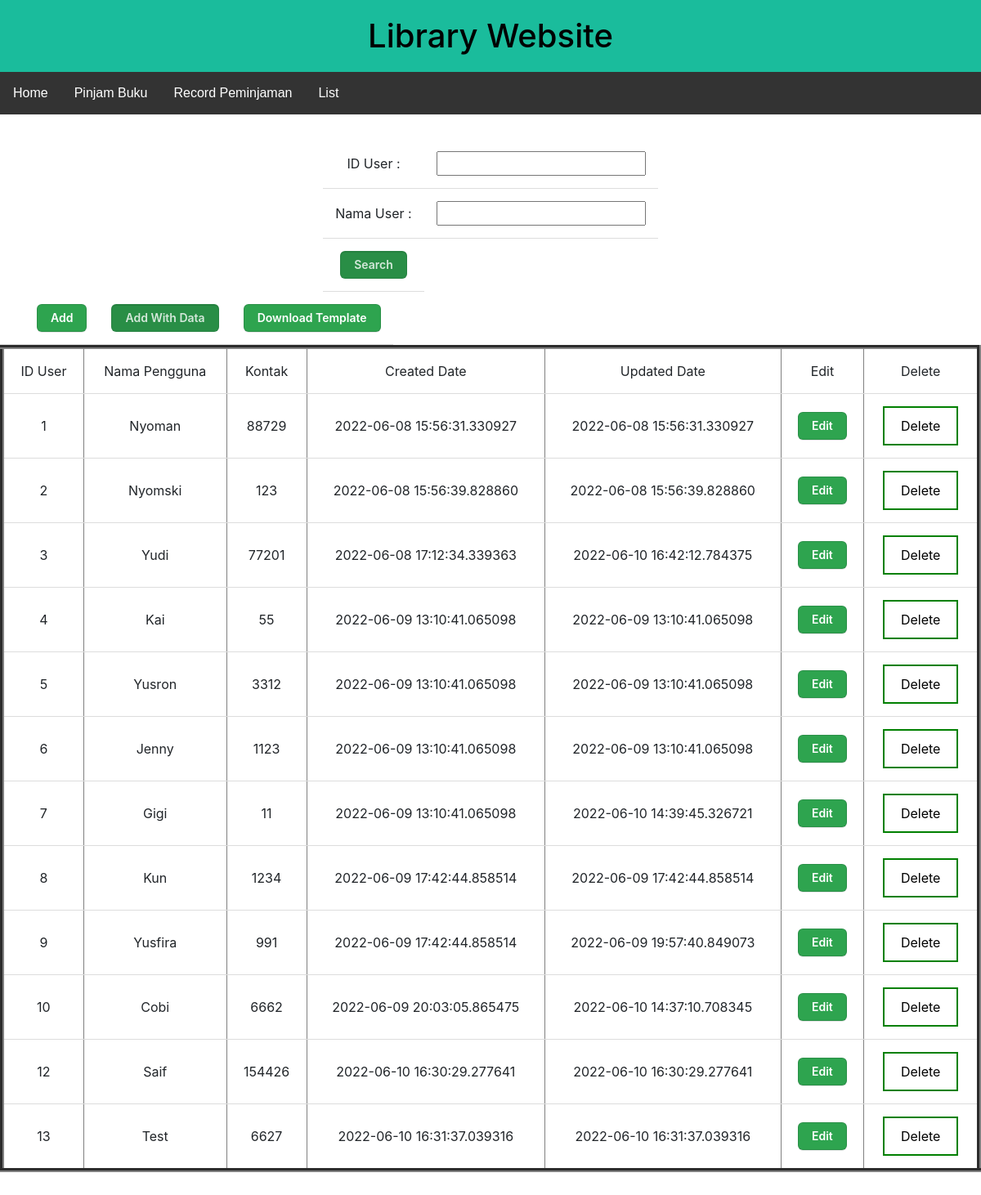
Page /viewUser on the committed database.
### app/user/UserModel.py (models this page shows, shortened)
class user(db.Model):
    id_user = db.Column(db.Integer, primary_key=True, autoincrement=True)
    nama_user = db.Column(db.String(99), nullable=False)
    kontak = db.Column(db.String(99), nullable=False)
    flag = db.Column(db.String(2), nullable=False)
    created_date = db.Column(db.DateTime, nullable=False)
    updated_date = db.Column(db.DateTime, nullable=False)

### app/user/UserView.py (the view)
@user_bp.route('/viewUser')
def viewUser():
    return UserController.viewUser()

### app/user/UserController.py (called while the page is built)
def viewUser():
    rows = user.query.filter(user.flag=="Y").all()
    return render_template("user/ListUser.html", datas=rows)
    db.session.close()

### app/templates/user/ListUser.html (shortened to what this page needs)
<!DOCTYPE html>
<html>
<head>
</head>
<body>
{% extends 'awal/Awal.html'%}
{% block content %}
  <form name="searchForm" method="post" action='{{url_for("user_bp.searchUser")}}'>
    <table id="table-inputSearch">
      <tr><td>ID User : </td><td><input type="text" name="idUser" id="id"></td></tr>
      <tr><td>Nama User : </td><td><input type="text" name="namaUser" id="jdl"></td></tr>
      <tr>
        <td><input class="btn-search" type="submit" value="Search"></td>
      </tr>
    </table>
  </form>
  <table>
    <tr>
      <td>
        <td><button class="btn-addFile" data-toggle="modal" data-target="#modalAdd">Add</button></td>
        <td><button id="btn-addFile" class="btn-add" data-toggle="modal" data-target="#modalImportUser">Add With Data</button></td>
        <td><button class="btn-addFile" onclick="window.location.href='{{url_for("user_bp.downloadTemplate")}}'">Download Template</button></td>
      </td>
    </tr>
  </table>
  <table id="table-list" border=5>
      <thead>
          <td>ID User</td>
          <td>Nama Pengguna</td>
          <td>Kontak</td>
          <td>Created Date</td>
          <td>Updated Date</td>
          <td>Edit</td>
          <td>Delete</td>
      </thead>
      {% for row in datas %}
          <tr>
              <td>{{row.id_user}}</td>
              <td>{{row.nama_user}}</td>
              <td>{{row.kontak}}</td>
              <td>{{row.created_date}}</td>
              <td>{{row.updated_date}}</td>
              <td><button id="btn-edit" class="btn-addFile" data-toggle="modal" data-target="#editUser{{row.id_user}}">Edit</button></td>
              <td><a class="link" href='{{url_for("user_bp.deleteUser", uid = row.id_user)}}' onclick='return confirm("Are You Sure to Delete Data ?")'>Delete</a></td>
          </tr>
      {% endfor %}
  </table>
  <br><br>
{% endblock %}

### app/static/styles.css (style rules this page uses)
th, td { padding: 15px; text-align: center; border-bottom: 1px solid #ddd; }
#table-list { width: 100%; }
#table-inputSearch { margin-left: auto; margin-right: auto; }
.btn-search, .btn-add, .btn-addFile { appearance: none; margin: 0%; background-color: #2ea44f; border: 1px solid rgba(27, 31, 35, .15); border-radius: 6px; box-shadow: rgba(27, 31, 35, .1) 0 1px 0; box-sizing: border-box; color: #fff; cursor: pointer; display: inline-block; font-family: -apple-system,system-ui,"Segoe UI",Helvetica,Arial,sans-serif,"Apple Color Emoji","Segoe UI Emoji"; font-size: 14px; font-weight: 600; line-height: 20px; padding: 6px 16px; position: relative; text-align: center; text-decoration: none; user-select: none; -webkit-user-select: none; touch-action: manipulation; vertical-align: middle; white-space: nowrap; }
.btn-search, .btn-add, .btn-addFile:focus:not(:focus-visible):not(.focus-visible) { box-shadow: none; outline: none; }
.btn-search, .btn-add, .btn-addFile:hover { background-color: #2c974b; }
.btn-search, .btn-add, .btn-addFile:focus { box-shadow: rgba(46, 164, 79, .4) 0 0 0 3px; outline: none; }
.btn-search, .btn-add, .btn-addFile:disabled { background-color: #94d3a2; border-color: rgba(27, 31, 35, .1); color: rgba(255, 255, 255, .8); cursor: default; }
.btn-search, .btn-add, .btn-addFile:active { background-color: #298e46; box-shadow: rgba(20, 70, 32, .2) 0 1px 0 inset; }
.link:link, .link:visited { background-color: white; color: black; border: 2px solid green; padding: 10px 20px; text-align: center; text-decoration: none; display: inline-block; }

### rows in the picture
user: id_user "1", nama_user "Nyoman", kontak "88729", created_date "2022-06-08 15:56:31.330927", updated_date "2022-06-08 15:56:31.330927"
user: id_user "2", nama_user "Nyomski", kontak "123", created_date "2022-06-08 15:56:39.828860", updated_date "2022-06-08 15:56:39.828860"
user: id_user "3", nama_user "Yudi", kontak "77201", created_date "2022-06-08 17:12:34.339363", updated_date "2022-06-10 16:42:12.784375"
user: id_user "4", nama_user "Kai", kontak "55", created_date "2022-06-09 13:10:41.065098", updated_date "2022-06-09 13:10:41.065098"
user: id_user "5", nama_user "Yusron", kontak "3312", created_date "2022-06-09 13:10:41.065098", updated_date "2022-06-09 13:10:41.065098"
user: id_user "6", nama_user "Jenny", kontak "1123", created_date "2022-06-09 13:10:41.065098", updated_date "2022-06-09 13:10:41.065098"
user: id_user "7", nama_user "Gigi", kontak "11", created_date "2022-06-09 13:10:41.065098", updated_date "2022-06-10 14:39:45.326721"
user: id_user "8", nama_user "Kun", kontak "1234", created_date "2022-06-09 17:42:44.858514", updated_date "2022-06-09 17:42:44.858514"
user: id_user "9", nama_user "Yusfira", kontak "991", created_date "2022-06-09 17:42:44.858514", updated_date "2022-06-09 19:57:40.849073"
user: id_user "10", nama_user "Cobi", kontak "6662", created_date "2022-06-09 20:03:05.865475", updated_date "2022-06-10 14:37:10.708345"
user: id_user "12", nama_user "Saif", kontak "154426", created_date "2022-06-10 16:30:29.277641", updated_date "2022-06-10 16:30:29.277641"
user: id_user "13", nama_user "Test", kontak "6627", created_date "2022-06-10 16:31:37.039316", updated_date "2022-06-10 16:31:37.039316"
